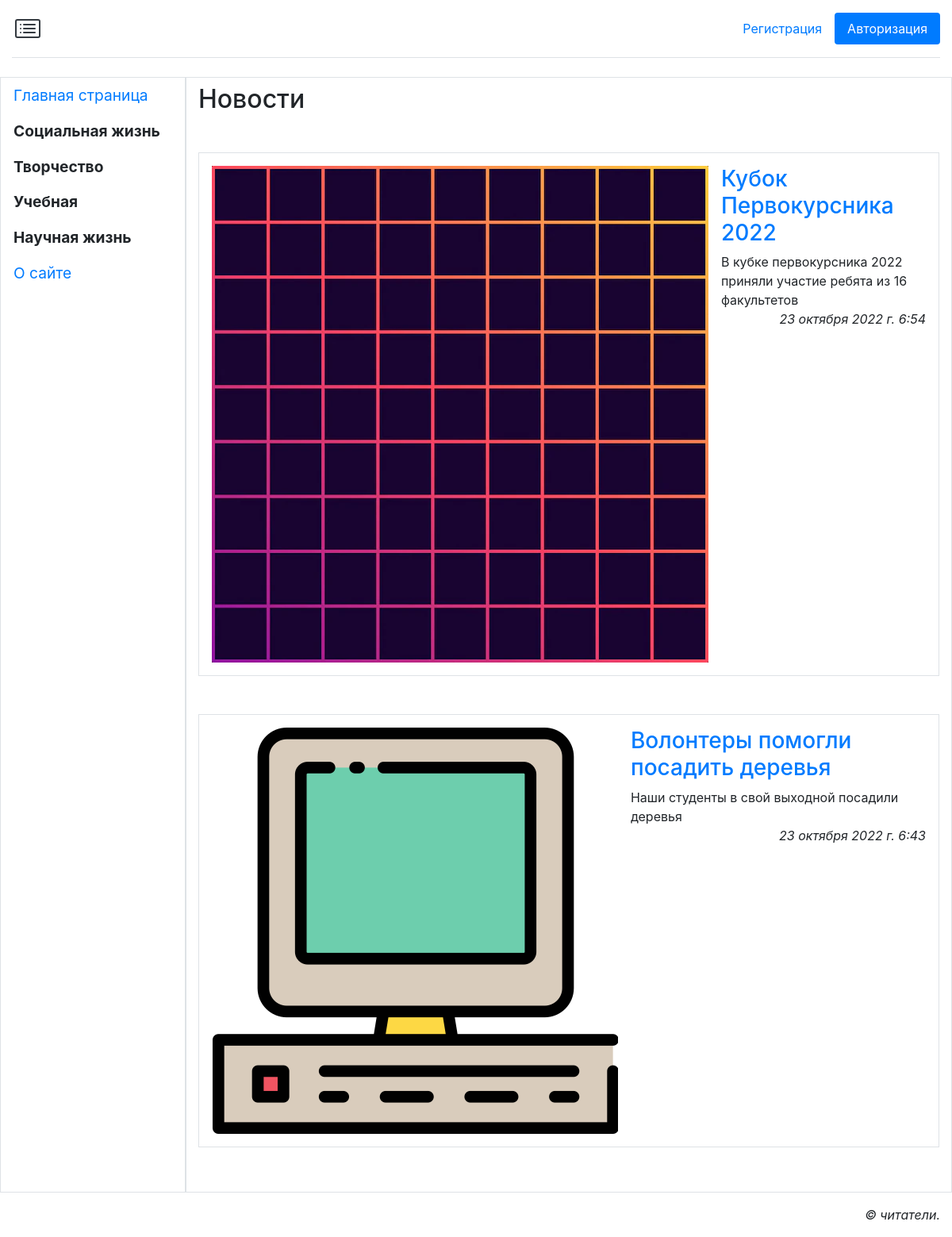
The page / on the database its author committed.
### main/models.py (models this page shows, shortened)
class Rubric(models.Model):
    name = models.CharField(max_length=100, db_index=True, unique=True, verbose_name='Название')
    order = models.SmallIntegerField(default=0, db_index=True, verbose_name='Порядок')
    class Meta:
        verbose_name_plural = 'Рубрики'
        verbose_name = 'Рубрика'

class News(models.Model):
    rubric = models.ForeignKey(Rubric, on_delete=models.CASCADE, verbose_name='Рубрика')
    title = models.CharField(max_length=40, verbose_name='Новость')
    content = models.TextField(verbose_name='Описание')
    image = models.ImageField(blank=True, upload_to=get_timestamp_path, verbose_name='Изображение')
    is_active = models.BooleanField(default=True, db_index=True, verbose_name='Выводить в списке?')
    created_at = models.DateTimeField(auto_now_add=True, db_index=True, verbose_name='Опубликовано')
    class Meta:
        verbose_name_plural = 'Новости'
        verbose_name = 'Новость'
        ordering = ['-created_at']

### main/views.py (the view)
# urls.py: path('', index, name='index'),
def index(request):
    newses = News.objects.filter(is_active=True)[:10]
    if request.user.is_authenticated:
        if request.method == 'POST':
            form = UserCommentForm(request.POST)
            if form.is_valid():
                subject = "Пробное сообщение"
                body = {
                    'username': request.user.username,
                    'email': request.user.email,
                    'message': form.cleaned_data['content'],
                }
                message = "\n".join(body.values())
                try:
                    send_mail(subject, message,
                              'admin@example.com',
                              ['admin@example.com'])
                except BadHeaderError:
                    return HttpResponse('Найден некорректный заголовок')
                return redirect("main:index")
        form = UserCommentForm()
    else:
        form = False
    context = {'newses': newses, 'form': form}
    return render(request, 'main/index.html', context)

### main/templates/main/index.html (shortened to what this page needs)
{% extends "layout/basic.html" %}
{% load thumbnail %}
{% load static %}
{% load bootstrap4 %}
{% block content %}
<div class="mb-2">
    <h2>Новости</h2>
    {% if newses %}
    <ul class="list-unstyled">
        {% for news in newses %}
        <li class="media my-5 p-3 border">
            {% url 'main:detail_news' rubric_pk=rubric.pk pk=news.pk as url %}
            <a href="{{ url }}{{ all }}">
                {% if news.image %}
                <img class="mr-3" src="{% thumbnail news.image 'default' %}">
                {% else %}
                <img class="mr-3" src="{% static 'main/empty.jpg' %}">
                {% endif %}
            </a>
            <div class="media-body">
                <h3><a href="{{ url }}{{ all }}">
                    {{ news.title }}</a></h3>
                <div>{{ news.content }}</div>
                <p class="text-right font-italic">{{ news.created_at }}</p>
            </div>
        </li>
        {% endfor %}
    </ul>
    {% endif %}
</div>
{% endblock %}

### main/templates/layout/basic.html (shortened to what this page needs)
{% load bootstrap4 %}
{% load static %}
<!DOCTYPE html>
<html>
<head>
    {% bootstrap_css %}
    <link rel="stylesheet" type="text/css" href="{% static 'main/style.css' %}">
</head>
<body class="container-fluid">
<header class="d-flex flex-wrap justify-content py-3 mb-4 border-bottom">
    <a href="/" class="d-flex align-items-center mb-3 mb-md-0 me-md-auto text-dark text-decoration-none">
    </a>
    <ul class="nav nav-pills">
        <li class="nav-item"><a href="{% url 'main:register' %}" class="nav-link">Регистрация</a></li>
        {% if user.is_authenticated %}
        <li class="nav-item dropdown">
            <a class="nav-link dropdown-toggle" data-toggle="dropdown" href="#" role="button"
               aria-haspopup="true"
               aria-expanded="false">Профиль</a>
            <div class="dropdown-menu">
                <a class="dropdown-item" href="#">Изменить личные данные</a>
                <a class="dropdown-item" href="{% url 'main:password_change' %}">Изменить пароль</a>
                <div class="dropdown-divider"></div>
                <a class="dropdown-item" href="{% url 'main:logout' %}">Выйти</a>
                <div class="dropdown-divider"></div>
                <a class="dropdown-item" href="#">Удалить</a>
            </div>
        </li>
        {% else %}
        <li class="nav-item"><a href="{% url 'main:login' %}" class="nav-link active"
                                aria-current="page">Авторизация</a>
        </li>
        {% endif %}
    </ul>
</header>
<div class="row">
    <nav class="col-md-auto nav flex-column border">
        <a class="nav-link root"
           href="{% url 'main:index' %}">Главная страница</a>
        {% for rubric in rubrics %}
        {% ifchanged rubric.pk %}
        <span class="nav-link root font-weight-bold">
             {{ rubric.name }}
        </span>
        {% endifchanged %}
        {% endfor %}
        <a class="nav-link root" href="{% url 'main:other' page='about' %}">О сайте</a>
    </nav>
    <section class="col border py-2">
        {% block content %}
        {% endblock %}
    </section>
</div>
<footer class="mt-3">
    <p class="text-right font-italic">&copy; читатели.</p>
</footer>
</body>
</html>

### main/static/main/style.css (style rules this page uses)
.root { font-size: larger; }
.justify-content { justify-content: space-between !important; }

### rows shown on the page
Rubric: name "Социальная жизнь"
Rubric: name "Творчество"
Rubric: name "Учебная"
Rubric: name "Научная жизнь"
News: image (picture), title "Кубок Первокурсника 2022", content "В кубке первокурсника 2022 приняли участие ребята из 16 факультетов", created_at "23 октября 2022 г. 6:54"
News: image (picture), title "Волонтеры помогли посадить деревья", content "Наши студенты в свой выходной посадили деревья", created_at "23 октября 2022 г. 6:43"
